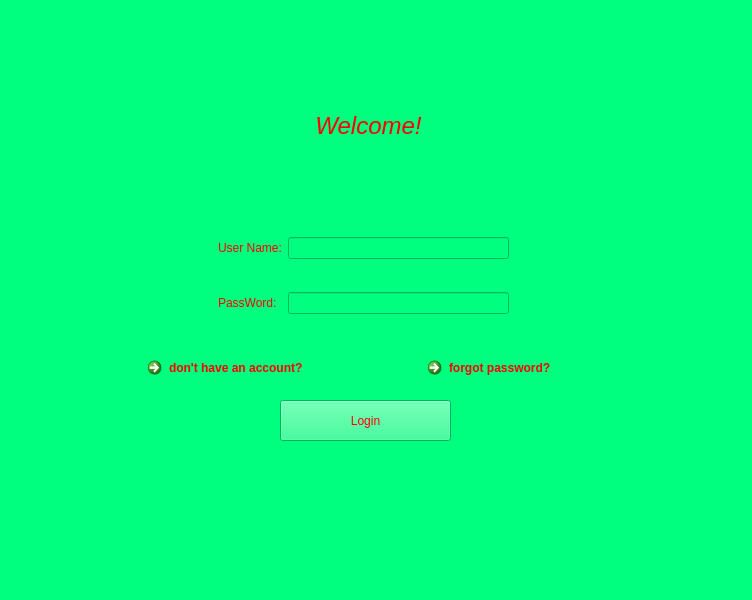
<?xml version="1.0" encoding="UTF-8"?>
<ui version="4.0">
 <class>MainWindow</class>
 <widget class="QMainWindow" name="MainWindow">
  <property name="geometry">
   <rect>
    <x>0</x>
    <y>0</y>
    <width>752</width>
    <height>600</height>
   </rect>
  </property>
  <property name="windowTitle">
   <string>MainWindow</string>
  </property>
  <property name="styleSheet">
   <string notr="true">background-color:rgb(0, 255, 127);color:rgb(255, 0, 0);
font: italic 18pt &quot;Segoe UI&quot;;
</string>
  </property>
  <widget class="QWidget" name="centralwidget">
   <widget class="QLabel" name="welcomeLabel">
    <property name="geometry">
     <rect>
      <x>230</x>
      <y>50</y>
      <width>277</width>
      <height>151</height>
     </rect>
    </property>
    <property name="font">
     <font>
      <family>Segoe UI</family>
      <pointsize>18</pointsize>
      <italic>true</italic>
      <bold>false</bold>
     </font>
    </property>
    <property name="styleSheet">
     <string notr="true">background-color:rgb(0, 255, 127);color:rgb(255, 0, 0);
font: italic 18pt &quot;Segoe UI&quot;;
</string>
    </property>
    <property name="text">
     <string>Welcome!</string>
    </property>
    <property name="alignment">
     <set>Qt::AlignCenter</set>
    </property>
   </widget>
   <widget class="QWidget" name="gridLayoutWidget">
    <property name="geometry">
     <rect>
      <x>218</x>
      <y>210</y>
      <width>291</width>
      <height>131</height>
     </rect>
    </property>
    <layout class="QGridLayout" name="gridLayout">
     <item row="0" column="1">
      <widget class="QLabel" name="label">
       <property name="styleSheet">
        <string notr="true">background-color:rgb(0, 255, 127);color:rgb(255, 0, 0);
font: 12pt &quot;Segoe UI&quot;;</string>
       </property>
       <property name="text">
        <string>User Name:</string>
       </property>
      </widget>
     </item>
     <item row="1" column="2">
      <widget class="QLineEdit" name="passLine">
       <property name="styleSheet">
        <string notr="true">background-color:rgb(0, 255, 127);color:rgb(255, 0, 0)
</string>
       </property>
       <property name="echoMode">
        <enum>QLineEdit::Password</enum>
       </property>
      </widget>
     </item>
     <item row="1" column="1">
      <widget class="QLabel" name="label_2">
       <property name="styleSheet">
        <string notr="true">background-color:rgb(0, 255, 127);color:rgb(255, 0, 0);
font: 12pt &quot;Segoe UI&quot;;</string>
       </property>
       <property name="text">
        <string>PassWord:</string>
       </property>
      </widget>
     </item>
     <item row="0" column="2">
      <widget class="QLineEdit" name="userLine">
       <property name="styleSheet">
        <string notr="true">background-color:rgb(0, 255, 127);color:rgb(255, 0, 0)</string>
       </property>
      </widget>
     </item>
    </layout>
   </widget>
   <widget class="QPushButton" name="loginButt">
    <property name="geometry">
     <rect>
      <x>280</x>
      <y>400</y>
      <width>171</width>
      <height>41</height>
     </rect>
    </property>
    <property name="styleSheet">
     <string notr="true">background-color:rgb(0, 255, 127);color:rgb(255, 0, 0);
font: 16pt &quot;Segoe UI&quot;;</string>
    </property>
    <property name="text">
     <string>Login</string>
    </property>
   </widget>
   <widget class="QCommandLinkButton" name="signupButt">
    <property name="geometry">
     <rect>
      <x>140</x>
      <y>350</y>
      <width>221</width>
      <height>41</height>
     </rect>
    </property>
    <property name="styleSheet">
     <string notr="true">background-color:rgb(0, 255, 127);color:rgb(255, 0, 0);
font: 10pt &quot;Segoe UI&quot;;</string>
    </property>
    <property name="text">
     <string>don't have an account?</string>
    </property>
   </widget>
   <widget class="QCommandLinkButton" name="commandLinkButton">
    <property name="geometry">
     <rect>
      <x>420</x>
      <y>350</y>
      <width>183</width>
      <height>41</height>
     </rect>
    </property>
    <property name="styleSheet">
     <string notr="true">background-color:rgb(0, 255, 127);color:rgb(255, 0, 0);
font: 10pt &quot;Segoe UI&quot;;
</string>
    </property>
    <property name="text">
     <string>forgot password?</string>
    </property>
   </widget>
  </widget>
  <widget class="QMenuBar" name="menubar">
   <property name="geometry">
    <rect>
     <x>0</x>
     <y>0</y>
     <width>752</width>
     <height>45</height>
    </rect>
   </property>
  </widget>
  <widget class="QStatusBar" name="statusbar"/>
 </widget>
 <resources/>
 <connections/>
</ui>
